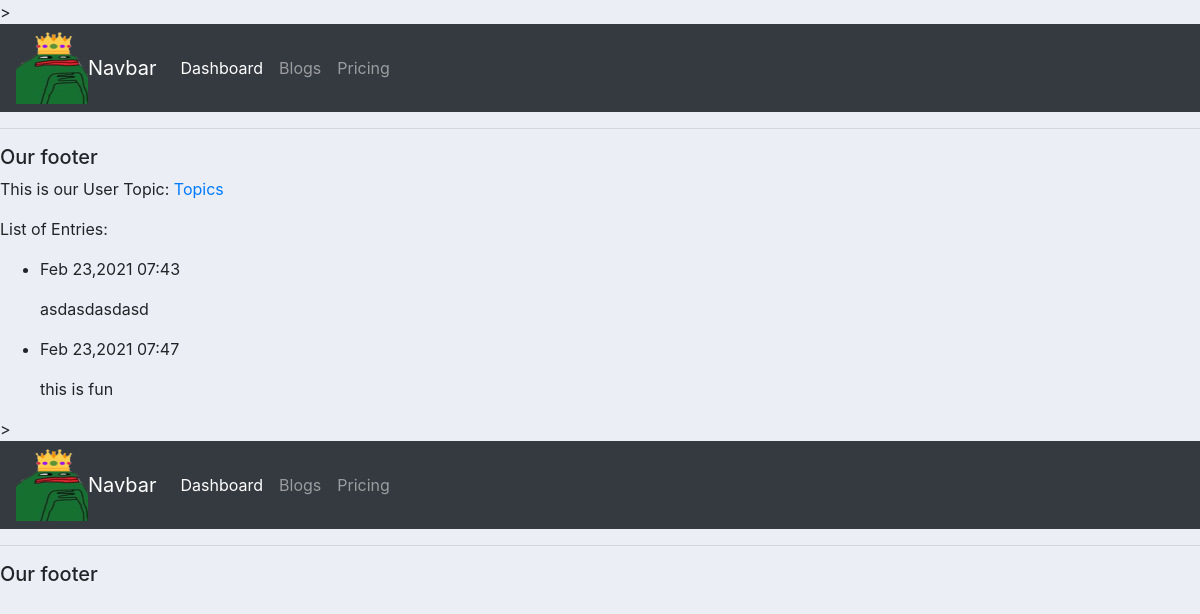
The page /entry/ on the database as committed earlier.
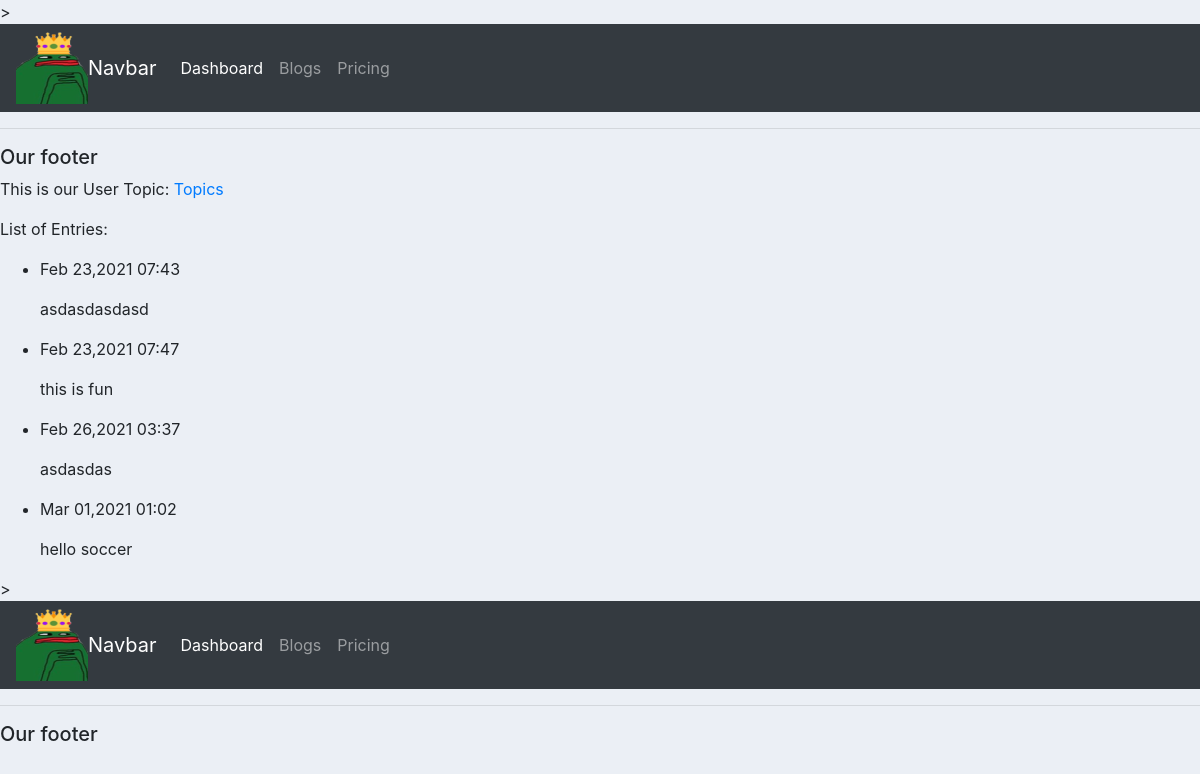
The same page on the database as committed later.
### Userlog/models.py (models this page shows)
class Entry(models.Model):
    tags = models.ForeignKey(Tag, null = True, on_delete=models.CASCADE)
    topic = models.ForeignKey(UserTopic, null = True, on_delete=models.CASCADE)
    text = models.TextField()
    date_added = models.DateTimeField(auto_now_add=True)

### Userlog/views.py (the view)
# urls.py: path('entry/',views.user_list_view),
def user_list_view(request):
    usertopics_objects = UserTopic.objects.all()
    entry_objects = Entry.objects.all()
    context = {
        'usertopics_objects': usertopics_objects,
        'entry_objects': entry_objects,
    }
    return render(request,'user_log/Userpost.html',context)

### Userlog/templates/user_log/Userpost.html
{% include 'user_log/main.html' %}
{% block content %}
<html>
<p> This is our User Topic:
    <a href = "{% url 'topics' %}">Topics</a>
</p>
<p> List of Entries: </p>
<ul>
{% for entry in entry_objects %}
    <li>
        <p>{{ entry.date_added|date:'M d,Y H:i' }}</p>
        <p>{{ entry.text|linebreaks}}</p>
    </li>
{% empty %}
    <li>
         There are no entries for this topic yet.
    </li>
{% endfor %}
</ul>
{% include 'user_log/main.html' %}
{% endblock content %}
</html>

Rows that differ between the two databases and show on the page:
added Entry: date_added "Feb 26,2021 03:37", text "asdasdas"
added Entry: date_added "Mar 01,2021 01:02", text "hello soccer"
